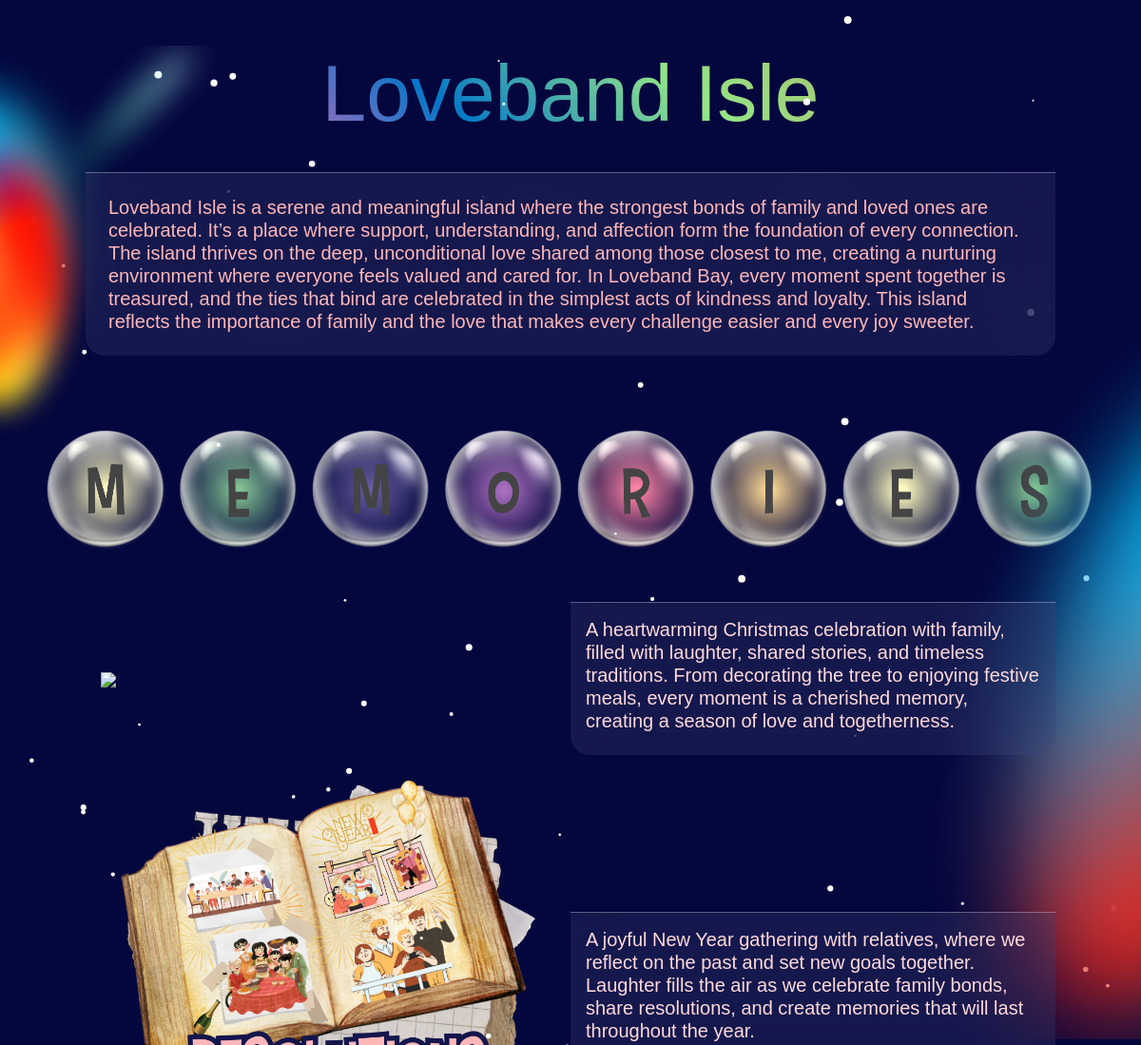
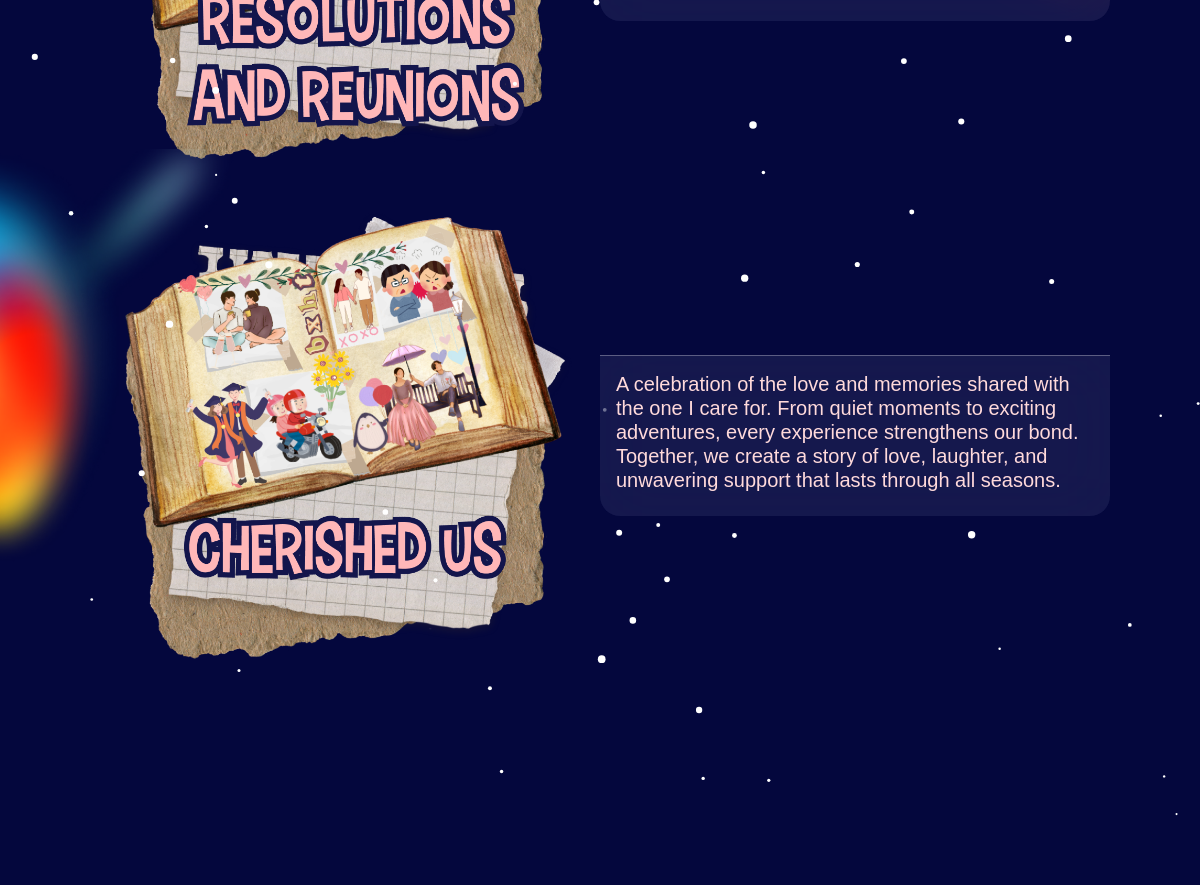
Page /view.php?id=1 on the committed database (2 pictures, top to bottom).
### tables this page shows
CREATE TABLE `islandsofpersonality` (
  `islandOfPersonalityID` int(4) NOT NULL,
  `name` varchar(40) NOT NULL,
  `shortDescription` varchar(300) DEFAULT NULL,
  `longDescription` varchar(900) DEFAULT NULL,
  `color` varchar(10) DEFAULT NULL,
  `image` varchar(50) DEFAULT NULL,
  `status` varchar(10) DEFAULT NULL
);

CREATE TABLE `islandcontents` (
  `islandContentID` int(4) NOT NULL,
  `islandOfPersonalityID` int(4) NOT NULL,
  `image` varchar(50) DEFAULT NULL,
  `content` varchar(300) NOT NULL,
  `color` varchar(10) DEFAULT NULL
);

### assets/shared/viewProcess.php (called while the page is built, shortened)
<?php
include("classes.php");
$islandHeaderContainer = array();
$islandContentContainer = array();
$islandOfPersonalityID = $_GET['id'];
$islandHeaderQuery = "SELECT name, longDescription, color FROM `islandsofpersonality` WHERE islandOfPersonalityID = '$islandOfPersonalityID'";
$islandHeaderResults = executeQuery($islandHeaderQuery);
$islandContentQuery = "SELECT * FROM `islandcontents` WHERE islandOfPersonalityID = '$islandOfPersonalityID'";
$islandContentResults = executeQuery($islandContentQuery);
?>

### connect.php (called while the page is built, shortened)
<?php
  function executeQuery($query){
    $conn = $GLOBALS['conn'];
    return mysqli_query($conn, $query);
  }
?>

### classes.php (the view, shortened to what this page needs)
<?php
class contentHeader
{
    public $name;
    public $color;
    public $longDescription;
    public function __construct($name, $color, $longDescription)
    {
        $this->name = $name;
        $this->color = $color;
        $this->longDescription = $longDescription;
    }
    public function buildHeader()
    {
        return
            '
            <h1 class="title text-center">' . $this->name . '</h1>
            <h5 class="text-bg my-4 p-4" style="color:' . $this->color . ';">' . $this->longDescription . '</h5>
        ';
    }
}
class islandContent
{
    public $image;
    public $content;
    public $color;
    public function __construct($islandContentID, $islandOfPersonalityID, $image, $content, $color)
    {
        $this->image = $image;
        $this->content = $content;
        $this->color = $color;
    }
    public function buildContentContainer()
    {
        return
            '
            <div class="col-12 col-md-6 p-3">
                <img src="' . $this->image . '" class="img-fluid">
            </div>
            <div class="col-12 col-md-6 p-3 text-bg">
                <h5 class="description" style="color:' . $this->color . ';">' . $this->content . '</h5>
            </div>
        ';
    }
}
?>

### view.php (shortened to what this page needs)
<?php include "assets/shared/viewProcess.php" ?>
<!DOCTYPE html>
<?php include "assets/shared/head.php" ?>
<body>
    <canvas id="snowCanvas"></canvas>
    <div class="container-elements fluid">
        <img src="assets/imgs/img1.png" class="elements" id="img1">
        <img src="assets/imgs/img2.png" class="elements" id="img2">
        <img src="assets/imgs/img1.png" class="elements" id="img3">
    </div>
    <div class="container">
        <div class="row m-5">
            <?php foreach ($islandHeaderContainer as $islandHeader) { ?>
                <?php echo $islandHeader->buildHeader(); ?>
            <?php } ?>
        </div>
        <div class="row mt-5">
        </div>
        <div class="row align-items-center mt-5 m-5">
            <?php foreach ($islandContentContainer as $islandContent) { ?>
                <?php echo $islandContent->buildContentContainer(); ?>
            <?php } ?>
        </div>
    </div>
    <?php include "assets/shared/footer.php" ?>
</body>
</html>

### assets/shared/head.php (shortened to what this page needs)
<head>
    <link href="https://cdn.jsdelivr.net/npm/bootstrap@5.3.3/dist/css/bootstrap.min.css" rel="stylesheet"
>
    <link rel="stylesheet" href="https://cdn.jsdelivr.net/npm/swiper@11/swiper-bundle.min.css" />
    <link rel="stylesheet" href="assets/css/style.css">
    <link href="https://fonts.cdnfonts.com/css/carton-six" rel="stylesheet">
    <link href="https://fonts.cdnfonts.com/css/raleway-5" rel="stylesheet">
</head>

### assets/shared/footer.php
<footer>
    <div style="left: 0; width: 100%; height: 152px; position: relative;"><iframe
            src="https://open.spotify.com/embed/track/3eTgg18rKBD30Hef1gv0wz?utm_source=oembed"
            style="top: 0; left: 0; width: 100%; height: 100%; position: absolute; border: 0;" allowfullscreen
            allow="clipboard-write; encrypted-media; fullscreen; picture-in-picture;"></iframe></div>
</footer>

### assets/css/style.css (style rules this page uses)
body { background-color: #04073D; font-family: 'Raleway', sans-serif; }
canvas { position: fixed; top: 0; left: 0; }
.title { font-family: 'Carton Six', sans-serif; font-size: 7vw; background: linear-gradient(45deg, rgba(188, 132, 220, 0.81) 22%, rgba(4, 148, 236, 0.80) 37%, rgba(164, 255, 145, 0.90) 61%, rgba(212, 236, 124, 0.80) 82%, rgba(255, 228, 90, 1)100%); -webkit-background-clip: text; background-clip: text; color: transparent; text-align: center; }
.container-elements { position: relative; }
.elements { position: absolute; }
#img1 { width: 20%; margin-top: 0; margin-left: 0; }
#img2 { width: 20%; margin-top: 20%; margin-left: 80%; }
#img3 { width: 20%; margin-top: 100%; margin-left: 0%; }
.text-bg { background: rgba(93, 95, 145, 0.2); backdrop-filter: blur(30px); -webkit-backdrop-filter: blur(30px); border-top: 1px solid rgba(255, 255, 255, 0.3); border-radius: 0 0 20px 20px; }
.description { font-family: 'Raleway', sans-serif; }

### rows in the picture
islandsofpersonality: longDescription "Loveband Isle is a serene and meaningful island where the strongest bonds of family and loved ones are celebrated. It’s a place where support, understanding, and affection form the foundation of every connection. The island thrives on the deep, unconditional love shared among those closest to me, creating a nurturing environment where everyone feels valued and cared for. In Loveband Bay, every moment spent together is treasured, and the ties that bind are celebrated in the simplest acts of kindness and loyalty. This island reflects the importance of family and the love that makes every challenge easier and every joy sweeter."
islandcontents: content "A heartwarming Christmas celebration with family, filled with laughter, shared stories, and timeless traditions. From decorating the tree to enjoying festive meals, every moment is a cherished memory, creating a season of love and togetherness."
islandcontents: content "A joyful New Year gathering with relatives, where we reflect on the past and set new goals together. Laughter fills the air as we celebrate family bonds, share resolutions, and create memories that will last throughout the year."
islandcontents: content "A celebration of the love and memories shared with the one I care for. From quiet moments to exciting adventures, every experience strengthens our bond. Together, we create a story of love, laughter, and unwavering support that lasts through all seasons."
